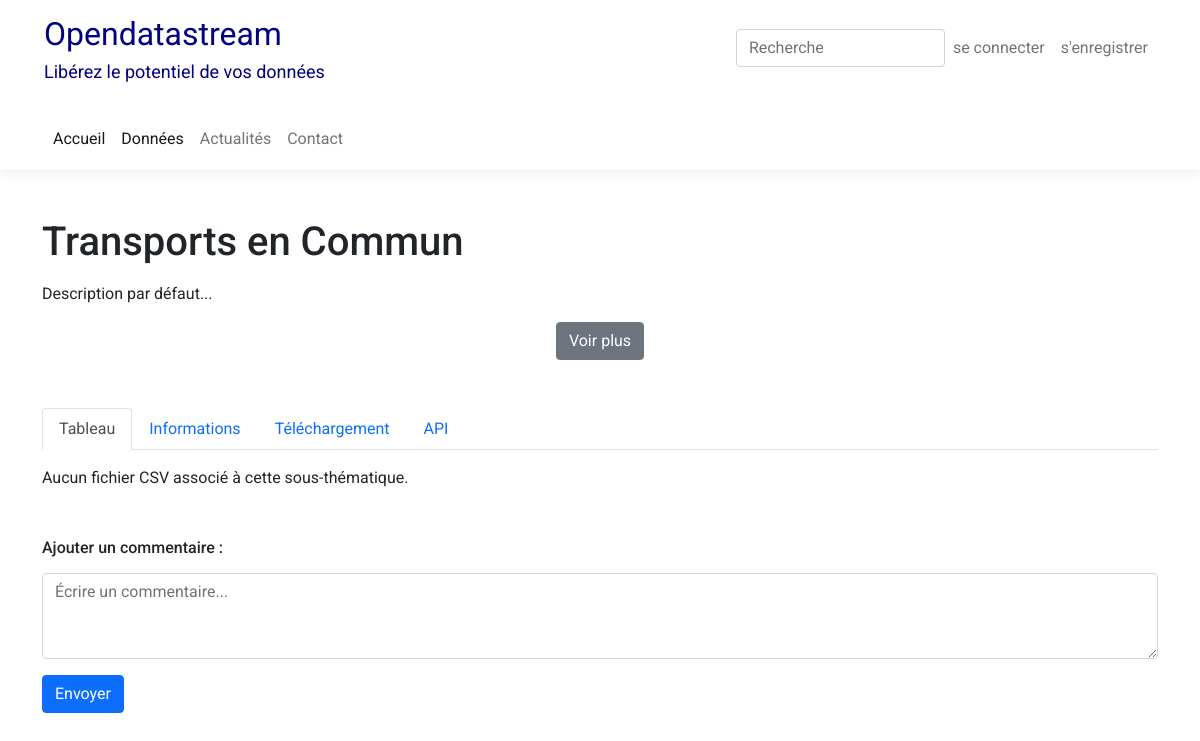
Screenshot of /sous-thematiques/transports-en-commun/ with the database file from the repository.
### pages/models.py (models this page shows, shortened)
class SousThematique(models.Model):
    thematique_parente = models.ForeignKey(Thematiques, on_delete=models.CASCADE)
    titre = models.CharField(max_length=200)
    slug = models.SlugField(unique=True, blank=True)
    description_sous_thematique = models.TextField(default='Description par défaut',blank=True)
    date_ajout = models.DateTimeField(auto_now=True)
    periodicite = models.IntegerField(default=2024)  # Utilisation d'un champ entier
    csv_file = models.FileField(upload_to='csv_files/',null=True, blank=True)
    def __str__(self):
        return self.titre
    class Meta:
        ordering = ['-date_ajout']

### pages/views.py (the view, shortened to what this page needs)
# urls.py: path('sous-thematiques/<slug:slug>/', views.sous_thematique_detail, name='sous_thematique_detail'),
def sous_thematique_detail(request,slug):
    sous_thematique = get_object_or_404(SousThematique, slug=slug)
    csv_data = None
    comments = sous_thematique.comments.filter(parent__isnull=True)
    if request.method == 'POST':
        if not request.user.is_authenticated:
            return redirect('connexion')
        form = CommentForm(request.POST)
        if form.is_valid():
            user = request.user
            content = form.cleaned_data['content']
            parent_id = form.cleaned_data.get('parent_id')
            parent_comment = Comment.objects.get(id=parent_id) if parent_id else None
            Comment.objects.create(sous_thematique=sous_thematique, user=user, content=content, parent=parent_comment)
            return redirect('sous_thematique_detail', slug=sous_thematique.slug)
    else:
        form = CommentForm()
    context = {
        'sous_thematique': sous_thematique,
        'csv_data': csv_data,
        'comments': comments,
        'form': form,
    }
    return render(request, 'pages/sous_thematique_detail.html', context)

### pages/forms.py
class CommentForm(forms.Form):
    content = forms.CharField(
        label='',
        widget=forms.Textarea(attrs={'class': 'form-control w-100', 'rows': 3, 'placeholder': 'Écrire un commentaire...'})
    )
    parent_id = forms.IntegerField(widget=forms.HiddenInput, required=False)

### pages/templates/pages/sous_thematique_detail.html (shortened to what this page needs)
{% extends 'base.html' %}
{% block content %}
<div class="container mt-5">
    <h1 class="mb-3">{{ sous_thematique }}</h1>
    <div id="corpus-container">
        <p id="corpus-preview">{{ sous_thematique.description_sous_thematique|slice:":200" }}...</p>
        <div class="text-center" id="see-more-container">
            <button id="see-more-btn" class="btn btn-secondary">Voir plus</button>
        </div>
    </div>
    <ul class="nav nav-tabs mt-5" id="myTab" role="tablist">
        <li class="nav-item" role="presentation">
            <button class="nav-link active" id="table-tab" data-bs-toggle="tab" data-bs-target="#table" type="button" role="tab" aria-controls="table" aria-selected="true">Tableau</button>
        </li>
        <li class="nav-item" role="presentation">
            <button class="nav-link" id="info-tab" data-bs-toggle="tab" data-bs-target="#info" type="button" role="tab" aria-controls="info" aria-selected="false">Informations</button>
        </li>
        <li class="nav-item" role="presentation">
            <button class="nav-link" id="download-tab" data-bs-toggle="tab" data-bs-target="#download" type="button" role="tab" aria-controls="download" aria-selected="false">Téléchargement</button>
        </li>
        <li class="nav-item" role="presentation">
            <button class="nav-link" id="api-tab" data-bs-toggle="tab" data-bs-target="#api" type="button" role="tab" aria-controls="api" aria-selected="false">API</button>
        </li>
    </ul>
    <div class="tab-content mt-3" id="myTabContent">
        <div class="tab-pane fade show active" id="table" role="tabpanel" aria-labelledby="table-tab">
            {% if csv_data %}
            <table id="csv_table" class="display mt-3">
                <thead>
                    <tr>
                        {% for header in csv_data.0.keys %}
                        <th>{{ header }}</th>
                        {% endfor %}
                    </tr>
                </thead>
                <tbody>
                    {% for row in csv_data %}
                    <tr>
                        {% for value in row.values %}
                        <td>{{ value }}</td>
                        {% endfor %}
                    </tr>
                    {% endfor %}
                </tbody>
            </table>
            {% else %}
            <p>Aucun fichier CSV associé à cette sous-thématique.</p>
            {% endif %}
        </div>
    </div>
</div>
<div class="container mt-5">
    <h6>Ajouter un commentaire :</h6>
    <form id="comment_form" method="post" action="{% url 'sous_thematique_detail' sous_thematique.slug %}" class="mt-3">
        {{ form.as_p }}
        <button type="submit" class="btn btn-primary">Envoyer</button>
    </form>
</div>
{% endblock content %}
{% block script_extrat %}
<link rel="stylesheet" href="https://cdn.datatables.net/1.11.5/css/jquery.dataTables.min.css">
{% endblock script_extrat %}

### static/css/style.css (style rules this page uses)
body { line-height: 1.5; font-family: 'Roboto', sans-serif; font-weight: 400; overflow-x: hidden; }
* { margin:0; box-sizing: border-box; }
:before,:after { box-sizing: border-box; }

### rows the page displays
SousThematique: titre "Transports en Commun", description_sous_thematique "Description par défaut"
